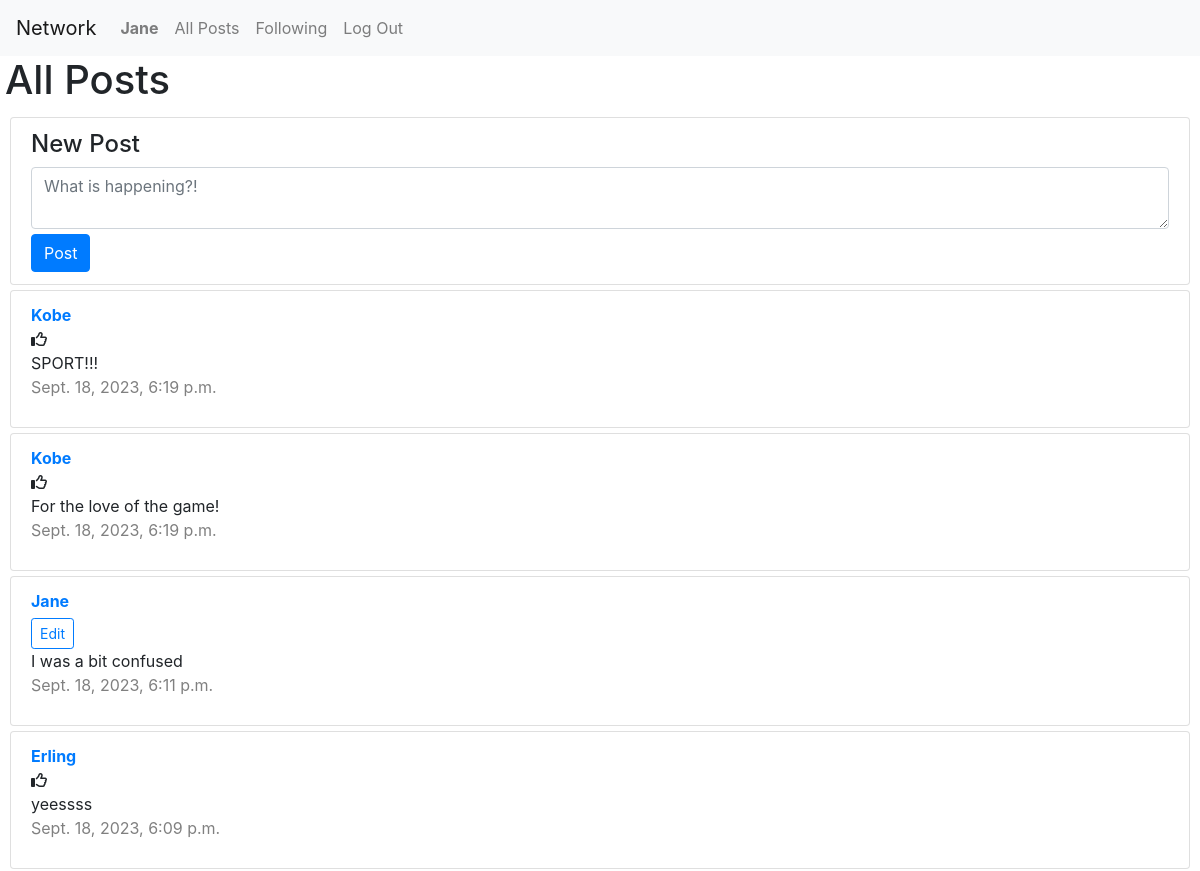
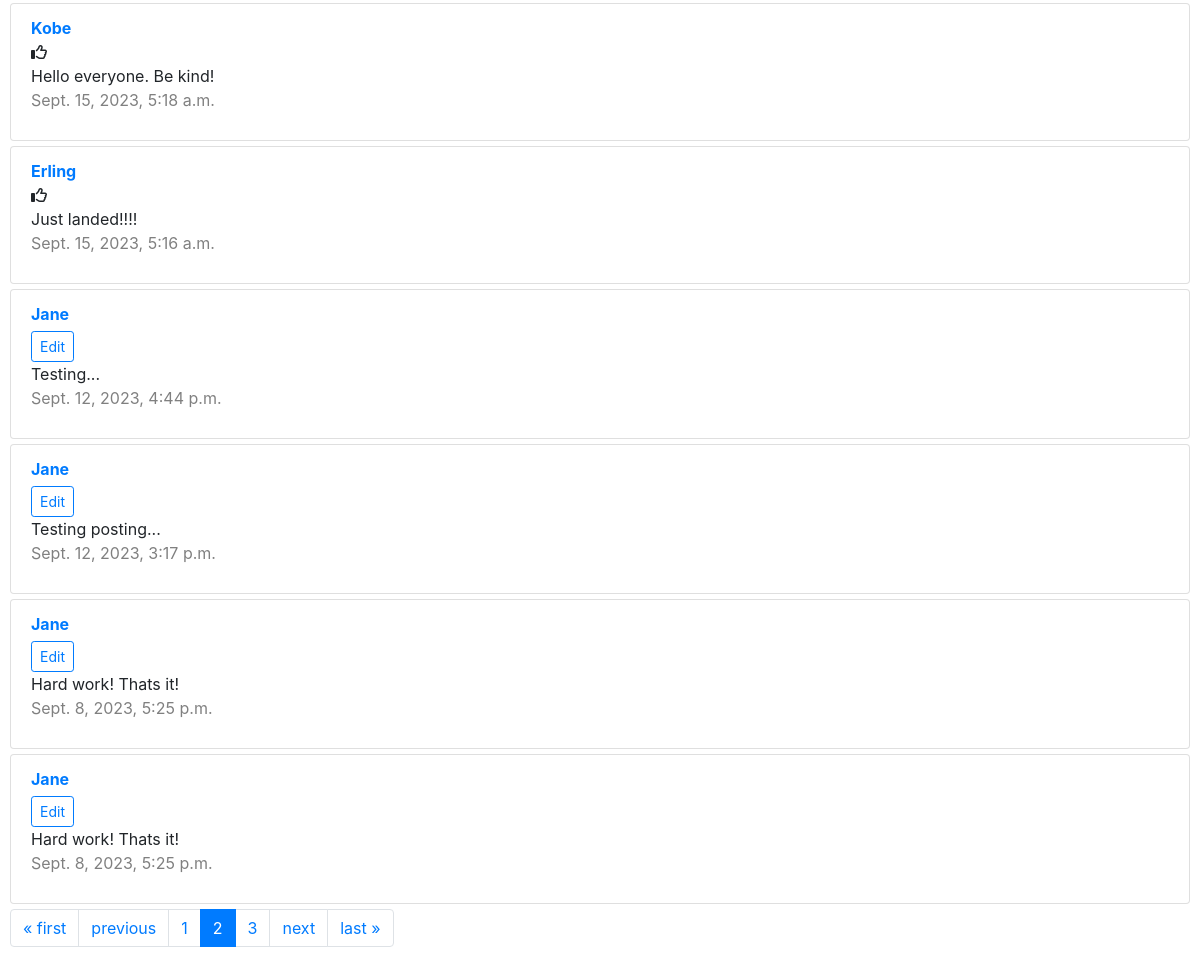
Before: /?page=2 (signed in) with the older database file (2 pictures, top to bottom).
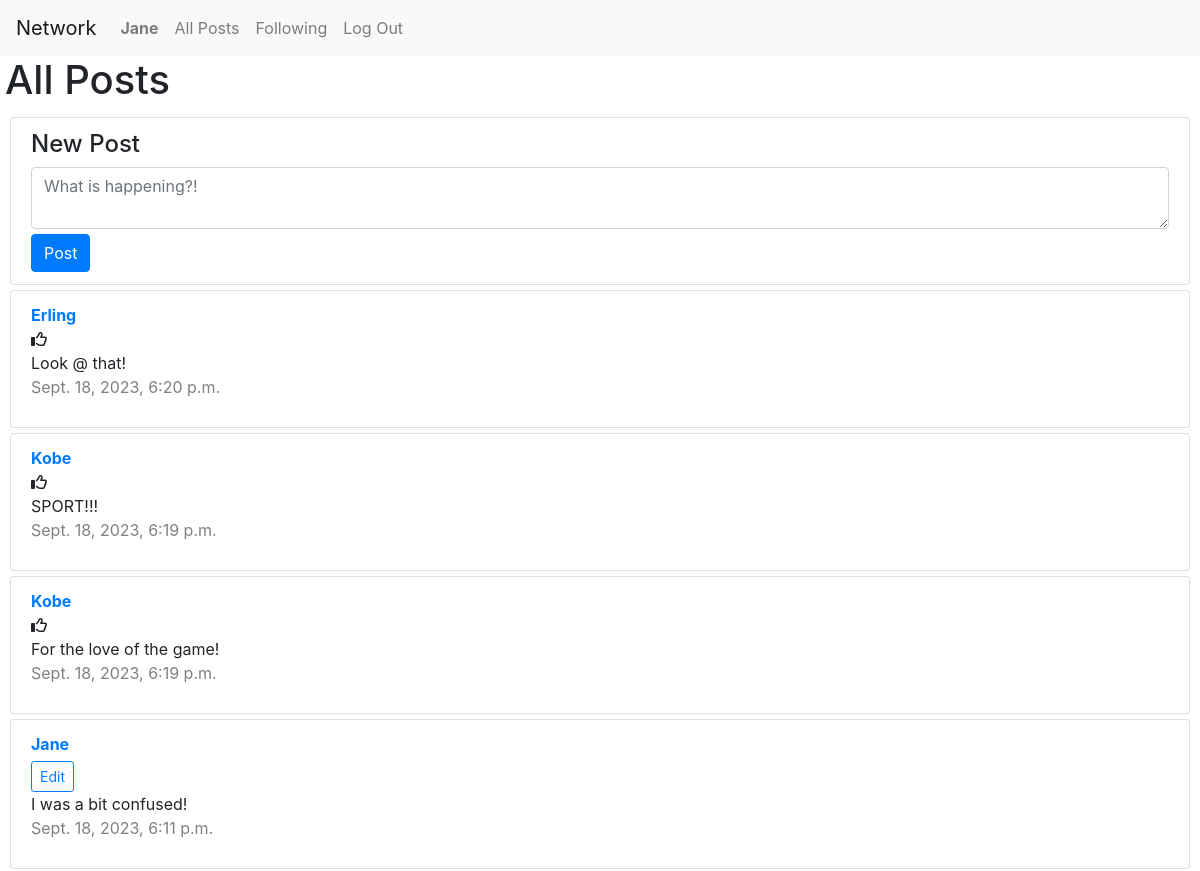
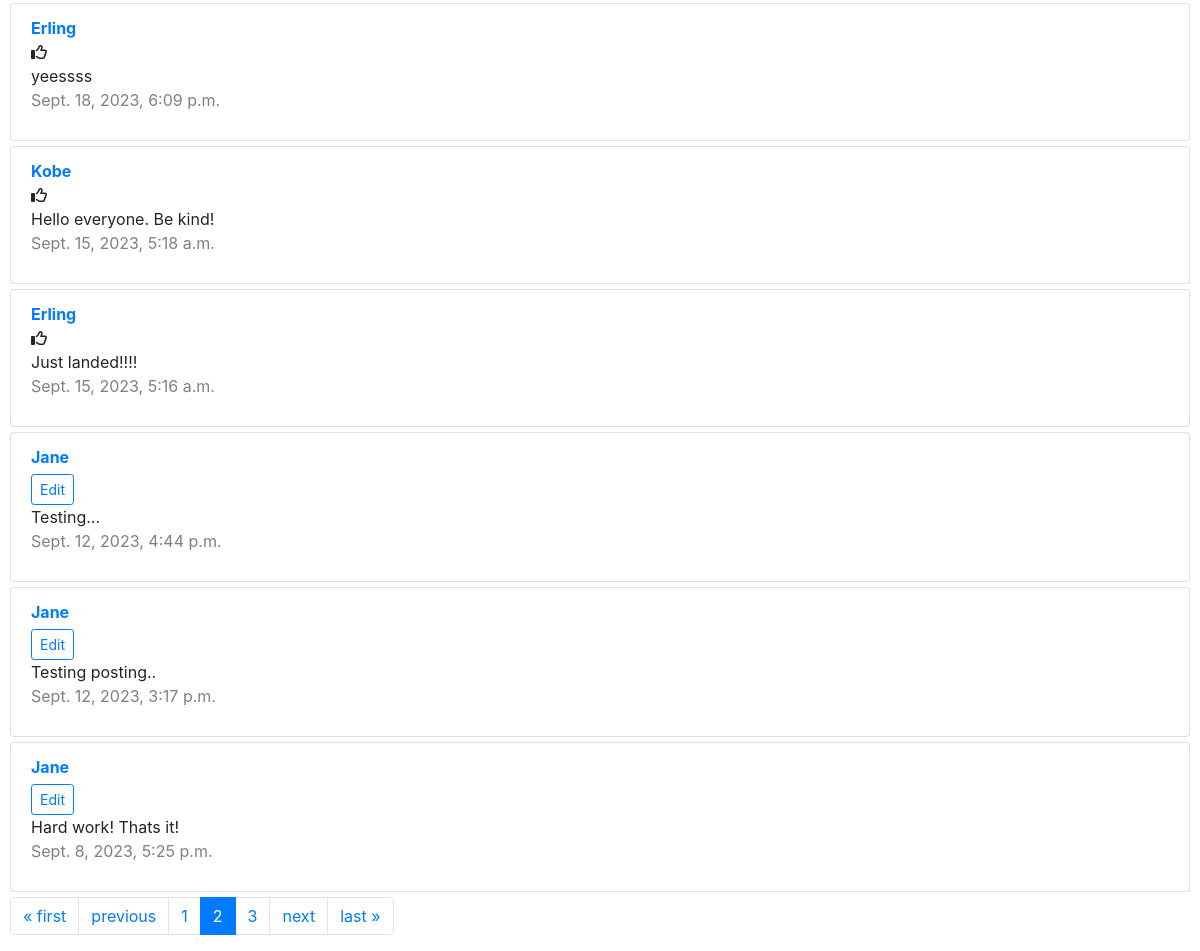
After: the same page with the newer database file (2 pictures, top to bottom).
### network/models.py (models this page shows, shortened)
class Post(models.Model):
    user = models.ForeignKey(User, on_delete=models.CASCADE, related_name="posts")
    content = models.TextField()
    created_at = models.DateTimeField(auto_now_add=True)

class User(AbstractUser):
    following = models.ManyToManyField('self', symmetrical=False, blank=True, related_name='followers')

### network/views.py (the view)
# urls.py: path("", views.index, name="index"),
def index(request):
    if request.user.is_authenticated:
        posts = Post.objects.all().order_by('-created_at')
        page_obj = paginate(request, posts)
        allLikes = Like.objects.all()
        whoYouLiked = []
        try:
            for like in allLikes:
                if like.user.id == request.user.id:
                    whoYouLiked.append(like.post.id)
        except:
            whoYouLiked = []
        return render(request, "network/index.html", {
            "page_obj": page_obj,
            "whoYouLiked": whoYouLiked
        })
    else:
        return HttpResponseRedirect(reverse("login"))

### network/views.py (called while the page is built)
def paginate(request, posts):
    paginator = Paginator(posts, 10)  # Show 10 contacts per page.
    page_number = request.GET.get("page")
    page_obj = paginator.get_page(page_number)
    return page_obj

### network/templates/network/index.html (shortened to what this page needs)
{% extends "network/layout.html" %}
{% load static %}
{% block body %}
    <h1>All Posts</h1>
    <div id="post-view">
        <ul class="list-group">
            <li class="list-group-item">
                <h4>New Post</h4>
                <form id="post-form" method="post" action="{% url 'create_post' %}">
                    <textarea class="form-control" id="post-content" placeholder="What is happening?!"></textarea>
                    <input id="post-button" type="submit" class="btn btn-primary" value="Post"/>
                </form>
            </li>
        </ul>
    </div>
    {% include 'network/post_list.html' with page_obj=page_obj whoYouLiked=whoYouLiked %}
{% endblock %}

### network/templates/network/post_list.html (shortened to what this page needs)
{% load static %}
<ul class="list-group">
    {% for post in page_obj %}
        <div id="post" data-post-id="{{ post.id }}">
            <li class="list-group-item">
                <strong><a href="{% url 'profile' username=post.user.username %}">{{ post.user.username }}</a></strong> <br>
                {% if user.is_authenticated %}
                    {% if user == post.user %}
                        <button class="btn btn-sm btn-outline-primary edit-button" data-toggle="modal" data-target="#modal_edit_post_{{ post.id }}">Edit</button><br>
                    {% else %}
                        {% if post.id in whoYouLiked%}
                        <i class="fa-solid fa-thumbs-up" id="{{ post.id }}" onclick="likeHandler({{ post.id }}, '{{ whoYouLiked }}')"></i>
                        {% else%}
                        <i class="fa-regular fa-thumbs-up" id="{{ post.id }}" onclick="likeHandler({{ post.id }}, '{{ whoYouLiked }}')"></i>
                        {% endif %}
                    {% endif%}
                {% endif%}
                <div class="post-content" id="content_{{ post.id }}">
                    {{ post.content }}
                </div>
                <p class="date">{{ post.created_at }}</p>
            </li>
        </div>
    {% endfor %}
</ul>
<span class="step-links">
    <nav aria-label="Page navigation">
        <ul class="pagination">
            {% if page_obj.has_previous %}
                <li class="page-item"><a class="page-link"  href="{% url 'index' %}?page=1">&laquo; first</a></li>
                <li class="page-item"><a class="page-link"  href="{% url 'index' %}?page={{ page_obj.previous_page_number }}">previous</a></li>
            {% endif %}
                {% for page_num in page_obj.paginator.page_range %}
                    <li class="page-item {% if page_num == page_obj.number %}active{% endif %}">
                        <a class="page-link" href="{% url 'index' %}?page={{ page_num }}">{{ page_num }}</a>
                    </li>
                {% endfor %}
            {% if page_obj.has_next %}
                <li class="page-item"><a class="page-link" href="{% url 'index' %}?page={{ page_obj.next_page_number }}">next</a></li>
                <li class="page-item"><a class="page-link" href="{% url 'index' %}?page={{ page_obj.paginator.num_pages }}">last &raquo;</a></li>
            {% endif %}
        </ul>
    </nav>
</span>

Changed rows visible on the page:
no longer on this page (row edited): Post: user.username "Jane", content "Hard work! Thats it!", created_at "Sept. 8, 2023, 5:25 p.m."
now on this page (row unchanged): Post: user.username "Erling", content "Look @ that!", created_at "Sept. 18, 2023, 6:20 p.m."
changed Post: content "I was a bit confused" → "I was a bit confused!"
changed Post: content "Testing posting..." → "Testing posting.."
